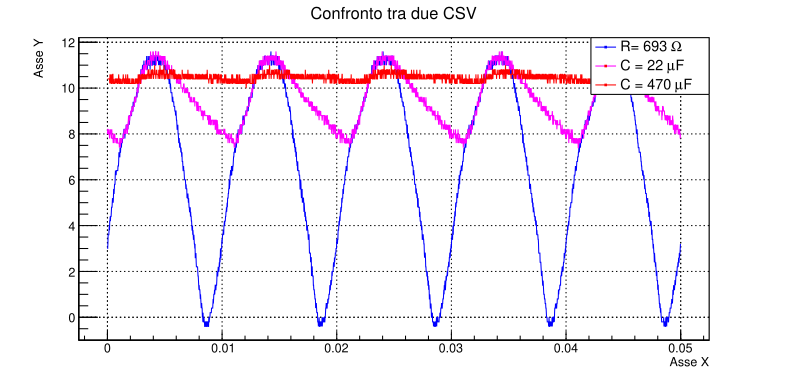

Write Python code to recreate this figure.
import ROOT
import pandas as pd
from array import array
import numpy as np
import math

# 1. Leggi il CSV specificando il separatore
df = pd.read_csv("/Users/alessiobrusini/Desktop/LABORATORIO-DI-ELETTROMAGNETISMO/relazioni/esperienza_esame/codici/file_csv/WaveData597.csv", sep=",", comment='#')
df1 = pd.read_csv("/Users/alessiobrusini/Desktop/LABORATORIO-DI-ELETTROMAGNETISMO/relazioni/esperienza_esame/codici/file_csv/WaveData598.csv", sep=",", comment='#')
df2 = pd.read_csv("/Users/alessiobrusini/Desktop/LABORATORIO-DI-ELETTROMAGNETISMO/relazioni/esperienza_esame/codici/file_csv/WaveData599.csv", sep=",", comment='#')
n_soglia_inf = 0
n_soglia_sup = 2500
R_in= 693
C_in = 0.00047

# valori buoni 626, 2535 

# Estrai i dati come array NumPy
t_np = df.iloc[n_soglia_inf:n_soglia_sup, 0].to_numpy(dtype=float)
V_np = df.iloc[n_soglia_inf:n_soglia_sup, 1].to_numpy(dtype=float)
# Estrai i dati come array NumPy
t_np1 = df1.iloc[n_soglia_inf+125:n_soglia_sup+125, 0].to_numpy(dtype=float)
V_np1 = df1.iloc[n_soglia_inf+125:n_soglia_sup+125, 1].to_numpy(dtype=float)

t_np2 = df2.iloc[n_soglia_inf+321:n_soglia_sup+321, 0].to_numpy(dtype=float)
V_np2 = df2.iloc[n_soglia_inf+321:n_soglia_sup+321, 1].to_numpy(dtype=float)

# --- APPLICAZIONE VETTORIZZATA (PIÙ VELOCE) ---
V_np += 0 # Aggiunge 6.240 a tutti gli elementi di V_np
V_np = V_np # Riscalo tutto perchè abbiamo preso dati sbagliati
t_np -= t_np[0] # Normalizzo t sottraendo primo elemento
# ---------------------------------------------
# --- APPLICAZIONE VETTORIZZATA (PIÙ VELOCE) ---
V_np1 += 0 # Aggiunge 6.240 a tutti gli elementi di V_np
V_np1 = V_np1 # Riscalo tutto perchè abbiamo preso dati sbagliati
t_np1 -= t_np1[0] # Normalizzo t sottraendo primo elemento

V_np2 += 0 # Aggiunge 6.240 a tutti gli elementi di V_np
V_np2 = V_np2 # Riscalo tutto perchè abbiamo preso dati sbagliati
t_np2 -= t_np2[0] # Normalizzo t sottraendo primo elemento


# Trova dove il prodotto di elementi consecutivi è negativo
# Verrà creato un array di booleani (True/False)
crossings_bool = np.sign(V_np[:-1]) != np.sign(V_np[1:])

# Ottiene gli indici del *primo* elemento di ogni coppia che attraversa lo zero.
# Questi indici sono i punti immediatamente *prima* del crossing.
indices_before = np.where(crossings_bool)[0]
closest_time_points = t_np[indices_before]
mask_t = (closest_time_points > 0.00005) & (closest_time_points < 0.0004)
t_periodi= closest_time_points[mask_t]
t_periodi_diff = np.diff(t_periodi)
mask_t_2 = t_periodi_diff > 1E-05
t_periodi_diff = t_periodi_diff[mask_t_2]
t_periodi_1 = t_periodi_diff *2
t_medio = np.mean(t_periodi_1)
v_ang = 2*math.pi / t_medio




#c2 = ROOT.TCanvas("c2", "t vs ln(V)", 800, 600)
g = ROOT.TGraphErrors(len(t_np), t_np, V_np)
g2= ROOT.TGraphErrors(len(t_np1), t_np1, V_np1)
g3= ROOT.TGraphErrors(len(t_np2), t_np2, V_np2)
# 6. Crea il Canvas e Dividilo
# Un canvas più largo è utile per due grafici affiancati (es. 1200x600)
c = ROOT.TCanvas("c", "Grafico Lineare e Semilogaritmico", 1200, 600)

ROOT.gPad.SetGrid() #comando per comparire griglia 

# Imposta il titolo per il grafico lineare
g.SetTitle("Scala Lineare;t [s];V [V]")
g.SetMarkerStyle(21)
g.SetMarkerColor(ROOT.kBlue)
g.SetLineColor(ROOT.kBlue)
g.SetMarkerSize(0.5)

g2.SetTitle("Scala Lineare;t [s];V [V]")
g2.SetMarkerStyle(21)
g2.SetMarkerColor(ROOT.kRed)
g2.SetLineColor(ROOT.kRed)
g2.SetMarkerSize(0.5)

g3.SetTitle("Scala Lineare;t [s];V [V]")
g3.SetMarkerStyle(21)
g3.SetMarkerColor(ROOT.kRed)
g3.SetLineColor(ROOT.kMagenta)
g3.SetMarkerSize(0.5)
# 4. Usiamo TMultiGraph per sovrapporli
mg = ROOT.TMultiGraph()
mg.SetTitle("Confronto tra due CSV;Asse X;Asse Y") # Titolo globale;X;Y

    # Aggiungiamo i grafici al contenitore
    # "LP" significa disegna Linea e Punti per quel grafico
mg.Add(g, "L")
mg.Add(g3, "L")
mg.Add(g2, "L")
    # 5. Disegniamo il tutto
    # "A" disegna gli assi attorno a tutti i grafici contenuti
mg.Draw("A") 
    
# 6. Aggiungiamo la legenda (fondamentale per capire chi è chi)
leg = ROOT.TLegend(0.75, 0.75, 0.9, 0.9) # Coordinate x1, y1, x2, y2
leg.AddEntry(g, "R= 693 #Omega", "lp")
leg.AddEntry(g3, "C = 22 #muF", "lp")
leg.AddEntry(g2, "C = 470 #muF", "lp")

leg.Draw()
    # Manteniamo la finestra aperta (necessario se esegui da script)
c.Update()
print("V_medio_maggiore =", np.mean(V_np1))
print("V_ripple_maggiore =", (np.max(V_np1)-np.min(V_np1)))
print("fattore di Ripple =", (np.max(V_np1)-np.min(V_np1))/np.mean(V_np1))
print("Abbassamento tensione =", max(V_np)-max(V_np1))
c.SaveAs("ponte_2.pdf")
